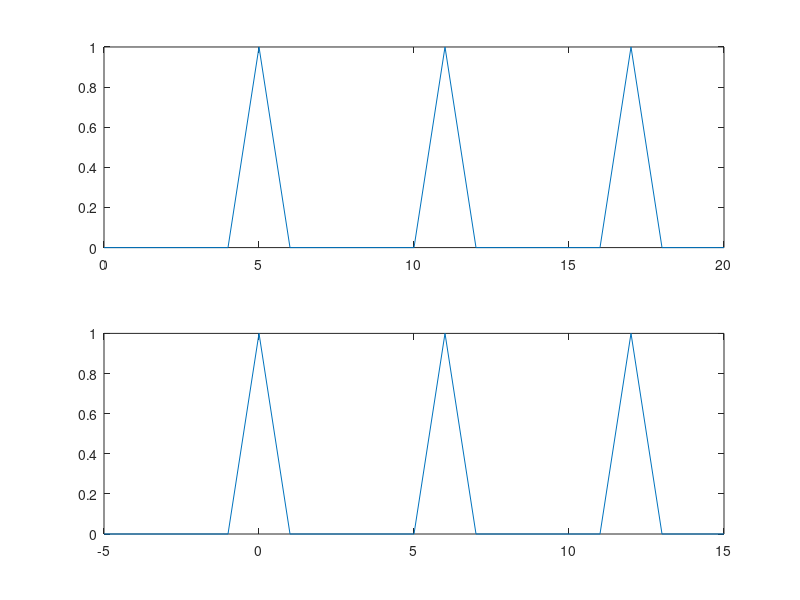
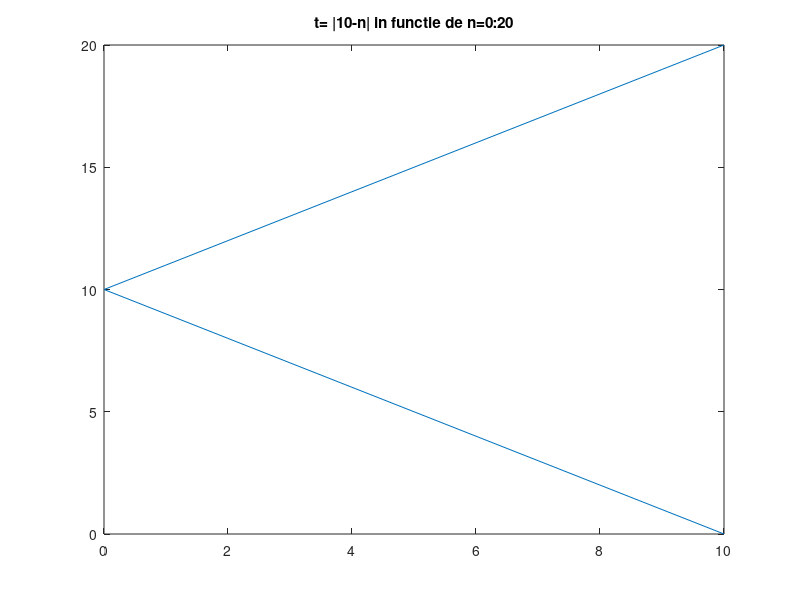
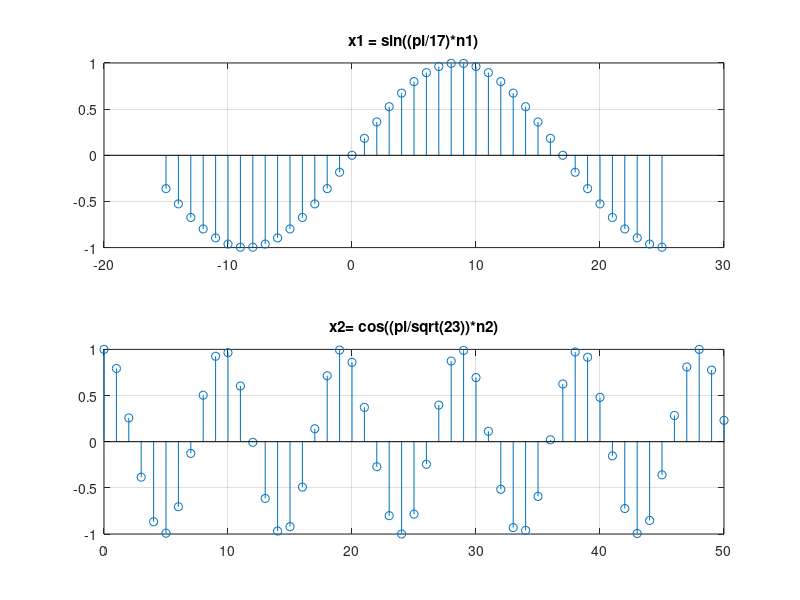
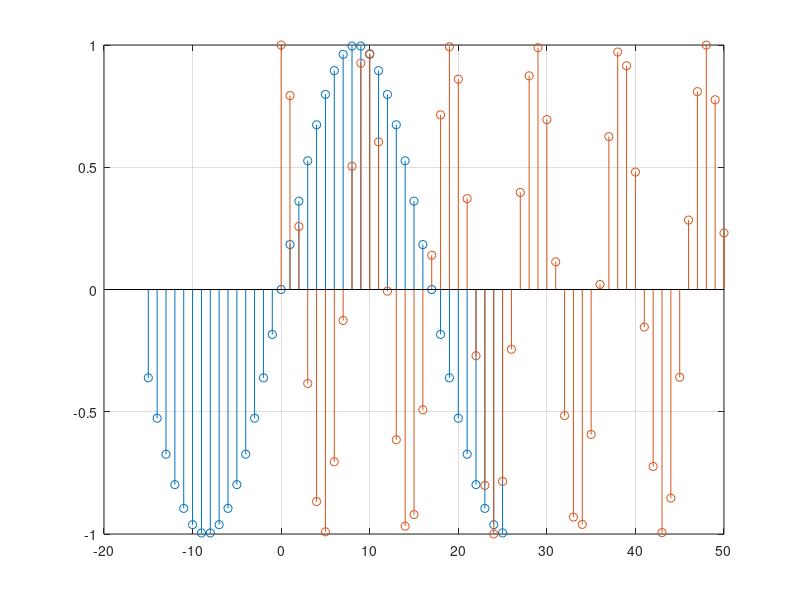

Here is the MATLAB script that generated these plots, in order:
% a) reprezentare z in functie de n si m

z = [0,0,0,0,0,1,0,0,0,0,0,1,0,0,0,0,0,1,0,0,0]
stem(z)

n= 0:20;
m = -5:15;

figure(1)
subplot(2,1,1)
plot(n,z)
subplot(2,1,2)
plot(m,z)


%%

% b) t= |10-n| in functie de n=0:20

figure(2)
t = abs(10-n)
stem(t)
plot(t,n)
title('t= |10-n| in functie de n=0:20')

%%

% c) fct sin si cos
% reprezentare cu subplot si stem

n1= -15 : 25;
n2= 0:50

x1 = sin((pi/17)*n1)
x2= cos((pi/sqrt(23))*n2)

figure(3)

subplot(2,1,1) , stem(n1,x1) , title ('x1 = sin((pi/17)*n1)')  , grid

subplot(2,1,2) , stem(n2,x2) , title ('x2= cos((pi/sqrt(23))*n2)')  , grid

%%
% reprezentare cu stem
n1= -15 : 25;
n2= 0:50

x1 = sin((pi/17)*n1);
x2= cos((pi/sqrt(23))*n2);

figure(4)

stem(n1,x1) , grid
hold on
stem(n2,x2) 

%%
%reprezentare cu plot

n1= -15 : 25;
n2= 0:50

x1 = sin((pi/17)*n1);
x2= cos((pi/sqrt(23))*n2);

figure(5)

plot(n1,x1) , grid
hold on
plot(n2,x2) 




